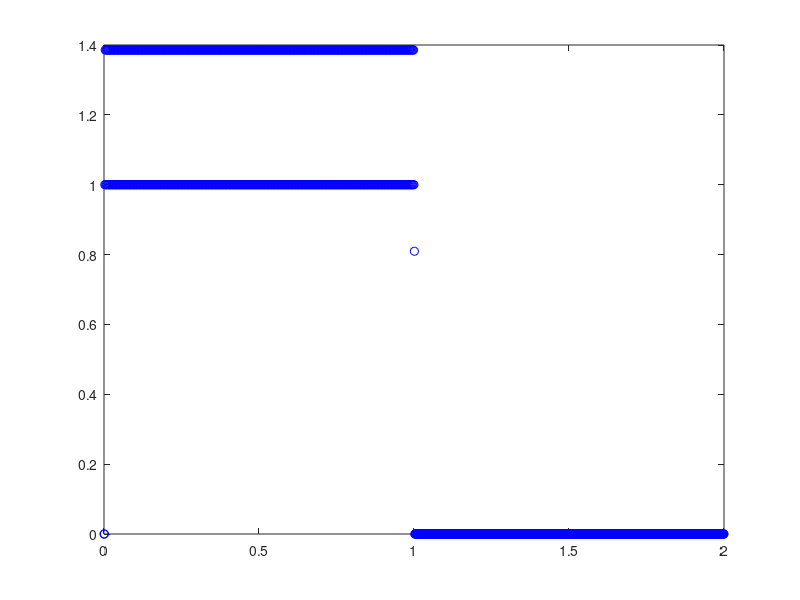
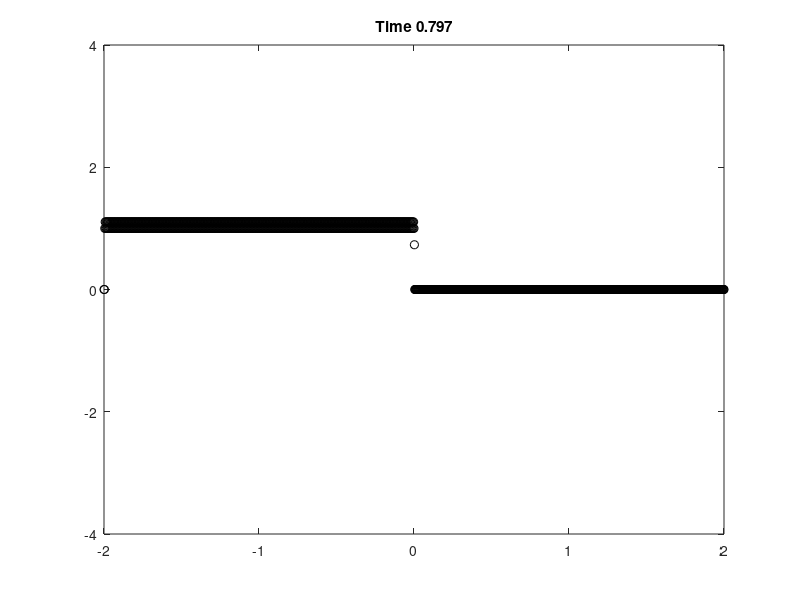

Here is the MATLAB script that generated these plots, in order:
clc
clear all
close all

%%%%%%%%%%%%%%%%
% Functions

f = @(x) (1/2)*x^2;

MM = @(x,y) (1/2)*(sign(x)+sign(y))*min(abs(x),abs(y));

%vp = @(v1,v2) 0;
vp = @(v1,v2) MM(v1,v2);
%fp = @(x,y) 0;
fp = @(f1,f2) MM(f1,f2);

%%%%%%%%%%%%%%%%%
% Definitions
dt = .005;
dx = .005;

lambda = dt/dx;
tf = 0.8;

x1 = -2;
x2 = 2;

x = x1;
t = 0;

tstep = tf/dt;
xstep = (x2-x1)/dx;

v=zeros(xstep*2+1,tstep*2+2);
%%%%%%%%%%%%%%%%%
% Initialization

for j = 1:1:2*xstep
    if x<0
        v(j,1)=1;
    elseif x>0
        v(j,1)=0;
    end
%     v(j,1)=sin(pi*x);
    x=x+dx/2;
end

%%%%%%%%%%%%%%%%%

x=x1;
for i = 1:2:2*tstep
    for j = 3:2:2*xstep
        v(2*xstep+1,i)=0;
        %v(2*xstep,i);
        v(j,i+1)=v(j,i)-(1/2)*lambda*fp(v(j+2,i)-v(j,i),v(j,i)-v(j-2,i));
        v(j,i+2)=v(j,i)-(1/2)*lambda*fp(v(j+2,i)-v(j,i),v(j,i)-v(j-2,i));
        T1=(1/2)*(v(j,i)+v(j+2,i));
        
        T2=(1/8)*(vp(v(j+2,i)-v(j,i),v(j,i)-v(j-2,i))-vp(v(j+2,i)-v(j,i),v(j,i)-v(j-2,i)));
        
        
        T3=-lambda*(f(v(j+1,i+1))-f(v(j,i+1)));

        v(j+1,i+2)=T1+T2+T3;
        v(j+1,i+3)=T1+T2+T3;
        x=x+dx;
    end
    t=t+dt;
end

figure(1)
plot(linspace(0,2,j+2),v(:,11),'ob')

figure(2)
t=0
for i=1:size(v,2)-2
    plot(linspace(x1,x2,length(v)),v(:,i),'ok')
    text=sprintf('Time %2.3f',t);
    title(text)
    axis([x1,2,-4,4])
    pause(.25)
    t=t+dt/2;
end

